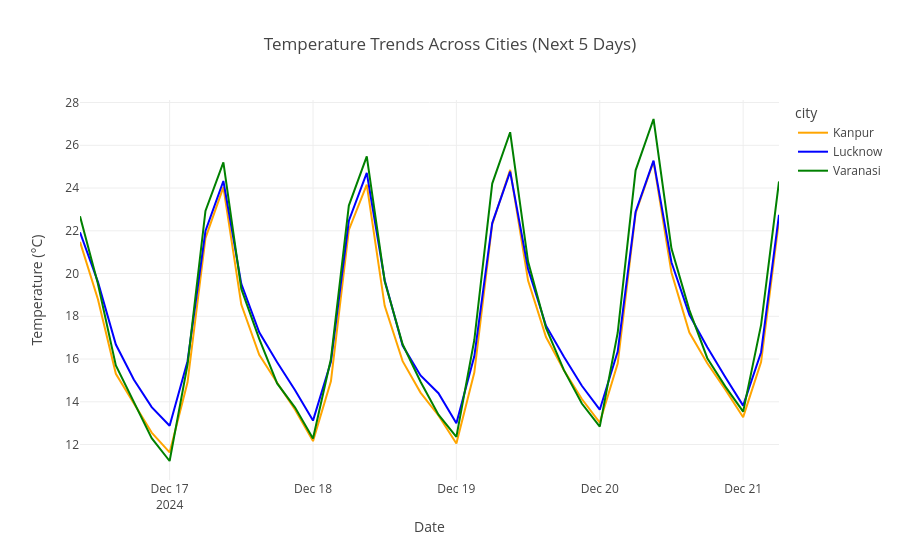
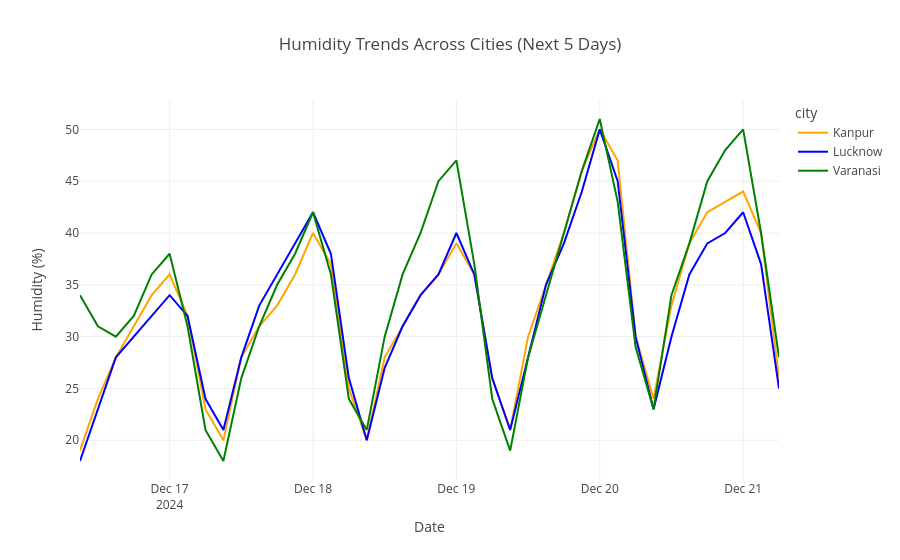
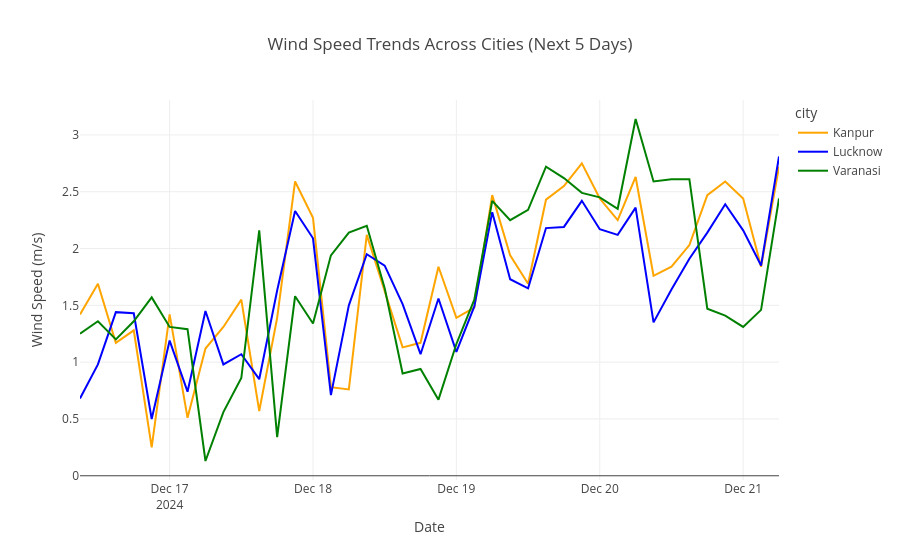
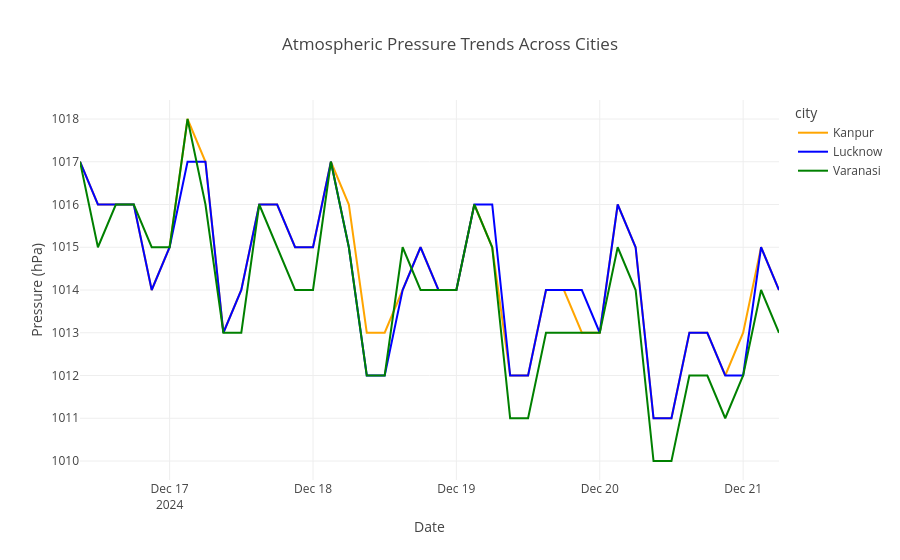

Here is the notebook cell these charts were saved with, in order:
### Code cell
import requests
import pandas as pd
import plotly.express as px
import folium
import seaborn as sns
import matplotlib.pyplot as plt
import streamlit as st

# Replace YOUR_API_KEY with your OpenWeatherMap API key
API_KEY = "b762473e4e7467407e4da136bce24238"

# Function to fetch weather data
def fetch_weather_data(city, days=5):
    url = f"http://api.openweathermap.org/data/2.5/forecast"
    params = {
        "q": city,
        "units": "metric",  # Use Celsius
        "cnt": days * 8,    # 8 data points per day
        "appid": API_KEY,
    }
    response = requests.get(url, params=params)
    if response.status_code == 200:
        return response.json()
    else:
        print("Error fetching data:", response.status_code, response.text)
        return None

# Process the data into a DataFrame
def process_weather_data(data):
    df = pd.DataFrame(data['list'])
    df['date'] = pd.to_datetime(df['dt_txt'])
    df['temperature'] = df['main'].apply(lambda x: x['temp'])
    df['humidity'] = df['main'].apply(lambda x: x['humidity'])
    df['wind_speed'] = df['wind'].apply(lambda x: x['speed'])
    df['pressure'] = df['main'].apply(lambda x: x['pressure'])
    df['cloud_coverage'] = df['clouds'].apply(lambda x: x['all'])
    df['visibility'] = df['visibility'] / 1000  # Convert visibility to kilometers
    df['weather'] = df['weather'].apply(lambda x: x[0]['description'])
    return df[['date', 'temperature', 'humidity', 'wind_speed', 'pressure', 'cloud_coverage', 'visibility', 'weather']]

# Fetch and process weather data
cities = ["Kanpur", "Lucknow", "Varanasi"]
dfs = []

for city in cities:
    data = fetch_weather_data(city, days=5)
    if data:
        df = process_weather_data(data)
        df['city'] = city  # Add a city column
        dfs.append(df)

# Combine data from all cities
df_combined = pd.concat(dfs)

# Color dictionary for cities
city_colors = {
    "Kanpur": "orange",
    "Lucknow": "blue",
    "Varanasi": "green"
}

# Visualization 1: Temperature Trends (Line Chart)
fig = px.line(
    df_combined,
    x="date",
    y="temperature",
    color="city",
    title="Temperature Trends Across Cities (Next 5 Days)",
    labels={"temperature": "Temperature (°C)", "date": "Date"},
    color_discrete_map=city_colors
)
fig.show()

# Visualization 2: Humidity Trends (Line Chart)
fig2 = px.line(
    df_combined,
    x="date",
    y="humidity",
    color="city",
    title="Humidity Trends Across Cities (Next 5 Days)",
    labels={"humidity": "Humidity (%)", "date": "Date"},
    color_discrete_map=city_colors
)
fig2.show()

# Visualization 3: Wind Speed Trends (Line Chart)
fig3 = px.line(
    df_combined,
    x="date",
    y="wind_speed",
    color="city",
    title="Wind Speed Trends Across Cities (Next 5 Days)",
    labels={"wind_speed": "Wind Speed (m/s)", "date": "Date"},
    color_discrete_map=city_colors
)
fig3.show()

# Visualization 4: Pressure Trends (Line Chart)
fig4 = px.line(
    df_combined,
    x="date",
    y="pressure",
    color="city",
    title="Atmospheric Pressure Trends Across Cities",
    labels={"pressure": "Pressure (hPa)", "date": "Date"},
    color_discrete_map=city_colors
)
fig4.show()

# Visualization 5: Heatmap of Temperature Across Cities
pivot_table = df_combined.pivot(index='date', columns='city', values='temperature')
plt.figure(figsize=(10, 6))
sns.heatmap(pivot_table, cmap="coolwarm", annot=True)
plt.title("Temperature Heatmap Across Cities")
plt.xlabel("City")
plt.ylabel("Date")
plt.show()

# Folium map with different colored markers for each city
latitude, longitude = 28.6139, 77.2090  # Coordinates for Delhi (change as needed)
m = folium.Map(location=[latitude, longitude], zoom_start=10)

for i, row in df_combined.iterrows():
    city = row['city']
    wind_speed = row['wind_speed']
    folium.CircleMarker(
        location=[latitude, longitude],
        radius=wind_speed / 2,
        popup=f"{city} - {row['date']} - Wind Speed: {wind_speed} m/s",
        color=city_colors[city],
        fill=True,
        fill_color=city_colors[city]
    ).add_to(m)

m.save("weather_map_colored.html")
print("Map saved as 'weather_map_colored.html'. Open it in a browser.")

### Figure 1 — Plotly figure (JSON) as saved in the notebook; plotly's stock layout.template omitted (floating-point values rounded to 4 significant figures)
{"data": [{"hovertemplate": "city=Kanpur<br>Date=%{x}<br>Temperature (°C)=%{y}<extra></extra>", "legendgroup": "Kanpur", "line": {"color": "orange", "dash": "solid"}, "marker": {"symbol": "circle"}, "mode": "lines", "name": "Kanpur", "orientation": "v", "showlegend": true, "type": "scatter", "x": ["2024-12-16T09:00:00", "2024-12-16T12:00:00", "2024-12-16T15:00:00", "2024-12-16T18:00:00", "2024-12-16T21:00:00", "2024-12-17T00:00:00", "2024-12-17T03:00:00", "2024-12-17T06:00:00", "2024-12-17T09:00:00", "2024-12-17T12:00:00", "2024-12-17T15:00:00", "2024-12-17T18:00:00", "2024-12-17T21:00:00", "2024-12-18T00:00:00", "2024-12-18T03:00:00", "2024-12-18T06:00:00", "2024-12-18T09:00:00", "2024-12-18T12:00:00", "2024-12-18T15:00:00", "2024-12-18T18:00:00", "2024-12-18T21:00:00", "2024-12-19T00:00:00", "2024-12-19T03:00:00", "2024-12-19T06:00:00", "2024-12-19T09:00:00", "2024-12-19T12:00:00", "2024-12-19T15:00:00", "2024-12-19T18:00:00", "2024-12-19T21:00:00", "2024-12-20T00:00:00", "2024-12-20T03:00:00", "2024-12-20T06:00:00", "2024-12-20T09:00:00", "2024-12-20T12:00:00", "2024-12-20T15:00:00", "2024-12-20T18:00:00", "2024-12-20T21:00:00", "2024-12-21T00:00:00", "2024-12-21T03:00:00", "2024-12-21T06:00:00"], "xaxis": "x", "y": [21.48, 18.8, 15.31, 13.93, 12.56, 11.63, 14.91, 21.66, 24.04, 18.55, 16.2, 14.89, 13.63, 12.16, 14.96, 22.04, 24.16, 18.49, 15.9, 14.43, 13.36, 12.05, 15.37, 22.31, 24.85, 19.67, 17.03, 15.47, 14.13, 13.03, 15.79, 22.82, 25.24, 20.05, 17.24, 15.8, 14.58, 13.28, 15.86, 22.49], "yaxis": "y"}, {"hovertemplate": "city=Lucknow<br>Date=%{x}<br>Temperature (°C)=%{y}<extra></extra>", "legendgroup": "Lucknow", "line": {"color": "blue", "dash": "solid"}, "marker": {"symbol": "circle"}, "mode": "lines", "name": "Lucknow", "orientation": "v", "showlegend": true, "type": "scatter", "x": ["2024-12-16T09:00:00", "2024-12-16T12:00:00", "2024-12-16T15:00:00", "2024-12-16T18:00:00", "2024-12-16T21:00:00", "2024-12-17T00:00:00", "2024-12-17T03:00:00", "2024-12-17T06:00:00", "2024-12-17T09:00:00", "2024-12-17T12:00:00", "2024-12-17T15:00:00", "2024-12-17T18:00:00", "2024-12-17T21:00:00", "2024-12-18T00:00:00", "2024-12-18T03:00:00", "2024-12-18T06:00:00", "2024-12-18T09:00:00", "2024-12-18T12:00:00", "2024-12-18T15:00:00", "2024-12-18T18:00:00", "2024-12-18T21:00:00", "2024-12-19T00:00:00", "2024-12-19T03:00:00", "2024-12-19T06:00:00", "2024-12-19T09:00:00", "2024-12-19T12:00:00", "2024-12-19T15:00:00", "2024-12-19T18:00:00", "2024-12-19T21:00:00", "2024-12-20T00:00:00", "2024-12-20T03:00:00", "2024-12-20T06:00:00", "2024-12-20T09:00:00", "2024-12-20T12:00:00", "2024-12-20T15:00:00", "2024-12-20T18:00:00", "2024-12-20T21:00:00", "2024-12-21T00:00:00", "2024-12-21T03:00:00", "2024-12-21T06:00:00"], "xaxis": "x", "y": [21.93, 19.61, 16.68, 15.04, 13.75, 12.88, 15.9, 21.99, 24.33, 19.52, 17.25, 15.85, 14.54, 13.12, 15.87, 22.47, 24.71, 19.69, 16.63, 15.23, 14.4, 13, 16.13, 22.36, 24.77, 20.21, 17.56, 16.11, 14.75, 13.63, 16.35, 22.89, 25.28, 20.53, 18.07, 16.55, 15.16, 13.82, 16.32, 22.75], "yaxis": "y"}, {"hovertemplate": "city=Varanasi<br>Date=%{x}<br>Temperature (°C)=%{y}<extra></extra>", "legendgroup": "Varanasi", "line": {"color": "green", "dash": "solid"}, "marker": {"symbol": "circle"}, "mode": "lines", "name": "Varanasi", "orientation": "v", "showlegend": true, "type": "scatter", "x": ["2024-12-16T09:00:00", "2024-12-16T12:00:00", "2024-12-16T15:00:00", "2024-12-16T18:00:00", "2024-12-16T21:00:00", "2024-12-17T00:00:00", "2024-12-17T03:00:00", "2024-12-17T06:00:00", "2024-12-17T09:00:00", "2024-12-17T12:00:00", "2024-12-17T15:00:00", "2024-12-17T18:00:00", "2024-12-17T21:00:00", "2024-12-18T00:00:00", "2024-12-18T03:00:00", "2024-12-18T06:00:00", "2024-12-18T09:00:00", "2024-12-18T12:00:00", "2024-12-18T15:00:00", "2024-12-18T18:00:00", "2024-12-18T21:00:00", "2024-12-19T00:00:00", "2024-12-19T03:00:00", "2024-12-19T06:00:00", "2024-12-19T09:00:00", "2024-12-19T12:00:00", "2024-12-19T15:00:00", "2024-12-19T18:00:00", "2024-12-19T21:00:00", "2024-12-20T00:00:00", "2024-12-20T03:00:00", "2024-12-20T06:00:00", "2024-12-20T09:00:00", "2024-12-20T12:00:00", "2024-12-20T15:00:00", "2024-12-20T18:00:00", "2024-12-20T21:00:00", "2024-12-21T00:00:00", "2024-12-21T03:00:00", "2024-12-21T06:00:00"], "xaxis": "x", "y": [22.68, 19.52, 15.7, 14, 12.3, 11.23, 15.74, 22.93, 25.2, 19.28, 16.94, 14.86, 13.73, 12.28, 16, 23.18, 25.48, 19.64, 16.69, 14.94, 13.4, 12.36, 16.89, 24.21, 26.61, 20.56, 17.46, 15.48, 13.92, 12.84, 17.23, 24.83, 27.23, 21.17, 18.29, 16.04, 14.72, 13.54, 17.6, 24.31], "yaxis": "y"}], "layout": {"autosize": true, "legend": {"title": {"text": "city"}, "tracegroupgap": 0}, "title": {"text": "Temperature Trends Across Cities (Next 5 Days)"}, "xaxis": {"anchor": "y", "autorange": true, "domain": [0, 1], "range": ["2024-12-16 09:00", "2024-12-21 06:00"], "title": {"text": "Date"}, "type": "date"}, "yaxis": {"anchor": "x", "autorange": true, "domain": [0, 1], "range": [10.34, 28.12], "title": {"text": "Temperature (°C)"}, "type": "linear"}}}

### Figure 2 — Plotly figure (JSON) as saved in the notebook; plotly's stock layout.template omitted (floating-point values rounded to 4 significant figures)
{"data": [{"hovertemplate": "city=Kanpur<br>Date=%{x}<br>Humidity (%)=%{y}<extra></extra>", "legendgroup": "Kanpur", "line": {"color": "orange", "dash": "solid"}, "marker": {"symbol": "circle"}, "mode": "lines", "name": "Kanpur", "orientation": "v", "showlegend": true, "type": "scatter", "x": ["2024-12-16T09:00:00", "2024-12-16T12:00:00", "2024-12-16T15:00:00", "2024-12-16T18:00:00", "2024-12-16T21:00:00", "2024-12-17T00:00:00", "2024-12-17T03:00:00", "2024-12-17T06:00:00", "2024-12-17T09:00:00", "2024-12-17T12:00:00", "2024-12-17T15:00:00", "2024-12-17T18:00:00", "2024-12-17T21:00:00", "2024-12-18T00:00:00", "2024-12-18T03:00:00", "2024-12-18T06:00:00", "2024-12-18T09:00:00", "2024-12-18T12:00:00", "2024-12-18T15:00:00", "2024-12-18T18:00:00", "2024-12-18T21:00:00", "2024-12-19T00:00:00", "2024-12-19T03:00:00", "2024-12-19T06:00:00", "2024-12-19T09:00:00", "2024-12-19T12:00:00", "2024-12-19T15:00:00", "2024-12-19T18:00:00", "2024-12-19T21:00:00", "2024-12-20T00:00:00", "2024-12-20T03:00:00", "2024-12-20T06:00:00", "2024-12-20T09:00:00", "2024-12-20T12:00:00", "2024-12-20T15:00:00", "2024-12-20T18:00:00", "2024-12-20T21:00:00", "2024-12-21T00:00:00", "2024-12-21T03:00:00", "2024-12-21T06:00:00"], "xaxis": "x", "y": [19, 24, 28, 31, 34, 36, 32, 23, 20, 28, 31, 33, 36, 40, 37, 25, 20, 28, 31, 34, 36, 39, 36, 26, 21, 30, 35, 40, 46, 50, 47, 30, 24, 33, 39, 42, 43, 44, 40, 26], "yaxis": "y"}, {"hovertemplate": "city=Lucknow<br>Date=%{x}<br>Humidity (%)=%{y}<extra></extra>", "legendgroup": "Lucknow", "line": {"color": "blue", "dash": "solid"}, "marker": {"symbol": "circle"}, "mode": "lines", "name": "Lucknow", "orientation": "v", "showlegend": true, "type": "scatter", "x": ["2024-12-16T09:00:00", "2024-12-16T12:00:00", "2024-12-16T15:00:00", "2024-12-16T18:00:00", "2024-12-16T21:00:00", "2024-12-17T00:00:00", "2024-12-17T03:00:00", "2024-12-17T06:00:00", "2024-12-17T09:00:00", "2024-12-17T12:00:00", "2024-12-17T15:00:00", "2024-12-17T18:00:00", "2024-12-17T21:00:00", "2024-12-18T00:00:00", "2024-12-18T03:00:00", "2024-12-18T06:00:00", "2024-12-18T09:00:00", "2024-12-18T12:00:00", "2024-12-18T15:00:00", "2024-12-18T18:00:00", "2024-12-18T21:00:00", "2024-12-19T00:00:00", "2024-12-19T03:00:00", "2024-12-19T06:00:00", "2024-12-19T09:00:00", "2024-12-19T12:00:00", "2024-12-19T15:00:00", "2024-12-19T18:00:00", "2024-12-19T21:00:00", "2024-12-20T00:00:00", "2024-12-20T03:00:00", "2024-12-20T06:00:00", "2024-12-20T09:00:00", "2024-12-20T12:00:00", "2024-12-20T15:00:00", "2024-12-20T18:00:00", "2024-12-20T21:00:00", "2024-12-21T00:00:00", "2024-12-21T03:00:00", "2024-12-21T06:00:00"], "xaxis": "x", "y": [18, 23, 28, 30, 32, 34, 32, 24, 21, 28, 33, 36, 39, 42, 38, 26, 20, 27, 31, 34, 36, 40, 36, 26, 21, 28, 35, 39, 44, 50, 45, 30, 23, 30, 36, 39, 40, 42, 37, 25], "yaxis": "y"}, {"hovertemplate": "city=Varanasi<br>Date=%{x}<br>Humidity (%)=%{y}<extra></extra>", "legendgroup": "Varanasi", "line": {"color": "green", "dash": "solid"}, "marker": {"symbol": "circle"}, "mode": "lines", "name": "Varanasi", "orientation": "v", "showlegend": true, "type": "scatter", "x": ["2024-12-16T09:00:00", "2024-12-16T12:00:00", "2024-12-16T15:00:00", "2024-12-16T18:00:00", "2024-12-16T21:00:00", "2024-12-17T00:00:00", "2024-12-17T03:00:00", "2024-12-17T06:00:00", "2024-12-17T09:00:00", "2024-12-17T12:00:00", "2024-12-17T15:00:00", "2024-12-17T18:00:00", "2024-12-17T21:00:00", "2024-12-18T00:00:00", "2024-12-18T03:00:00", "2024-12-18T06:00:00", "2024-12-18T09:00:00", "2024-12-18T12:00:00", "2024-12-18T15:00:00", "2024-12-18T18:00:00", "2024-12-18T21:00:00", "2024-12-19T00:00:00", "2024-12-19T03:00:00", "2024-12-19T06:00:00", "2024-12-19T09:00:00", "2024-12-19T12:00:00", "2024-12-19T15:00:00", "2024-12-19T18:00:00", "2024-12-19T21:00:00", "2024-12-20T00:00:00", "2024-12-20T03:00:00", "2024-12-20T06:00:00", "2024-12-20T09:00:00", "2024-12-20T12:00:00", "2024-12-20T15:00:00", "2024-12-20T18:00:00", "2024-12-20T21:00:00", "2024-12-21T00:00:00", "2024-12-21T03:00:00", "2024-12-21T06:00:00"], "xaxis": "x", "y": [34, 31, 30, 32, 36, 38, 31, 21, 18, 26, 31, 35, 38, 42, 36, 24, 21, 30, 36, 40, 45, 47, 37, 24, 19, 28, 34, 40, 46, 51, 43, 29, 23, 34, 39, 45, 48, 50, 40, 28], "yaxis": "y"}], "layout": {"autosize": true, "legend": {"title": {"text": "city"}, "tracegroupgap": 0}, "title": {"text": "Humidity Trends Across Cities (Next 5 Days)"}, "xaxis": {"anchor": "y", "autorange": true, "domain": [0, 1], "range": ["2024-12-16 09:00", "2024-12-21 06:00"], "title": {"text": "Date"}, "type": "date"}, "yaxis": {"anchor": "x", "autorange": true, "domain": [0, 1], "range": [16.17, 52.83], "title": {"text": "Humidity (%)"}, "type": "linear"}}}

### Figure 3 — Plotly figure (JSON) as saved in the notebook; plotly's stock layout.template omitted (floating-point values rounded to 4 significant figures)
{"data": [{"hovertemplate": "city=Kanpur<br>Date=%{x}<br>Wind Speed (m/s)=%{y}<extra></extra>", "legendgroup": "Kanpur", "line": {"color": "orange", "dash": "solid"}, "marker": {"symbol": "circle"}, "mode": "lines", "name": "Kanpur", "orientation": "v", "showlegend": true, "type": "scatter", "x": ["2024-12-16T09:00:00", "2024-12-16T12:00:00", "2024-12-16T15:00:00", "2024-12-16T18:00:00", "2024-12-16T21:00:00", "2024-12-17T00:00:00", "2024-12-17T03:00:00", "2024-12-17T06:00:00", "2024-12-17T09:00:00", "2024-12-17T12:00:00", "2024-12-17T15:00:00", "2024-12-17T18:00:00", "2024-12-17T21:00:00", "2024-12-18T00:00:00", "2024-12-18T03:00:00", "2024-12-18T06:00:00", "2024-12-18T09:00:00", "2024-12-18T12:00:00", "2024-12-18T15:00:00", "2024-12-18T18:00:00", "2024-12-18T21:00:00", "2024-12-19T00:00:00", "2024-12-19T03:00:00", "2024-12-19T06:00:00", "2024-12-19T09:00:00", "2024-12-19T12:00:00", "2024-12-19T15:00:00", "2024-12-19T18:00:00", "2024-12-19T21:00:00", "2024-12-20T00:00:00", "2024-12-20T03:00:00", "2024-12-20T06:00:00", "2024-12-20T09:00:00", "2024-12-20T12:00:00", "2024-12-20T15:00:00", "2024-12-20T18:00:00", "2024-12-20T21:00:00", "2024-12-21T00:00:00", "2024-12-21T03:00:00", "2024-12-21T06:00:00"], "xaxis": "x", "y": [1.42, 1.69, 1.17, 1.28, 0.25, 1.42, 0.51, 1.12, 1.31, 1.55, 0.57, 1.39, 2.59, 2.27, 0.78, 0.76, 2.12, 1.63, 1.13, 1.17, 1.84, 1.39, 1.48, 2.47, 1.94, 1.69, 2.43, 2.55, 2.75, 2.44, 2.25, 2.63, 1.76, 1.84, 2.03, 2.47, 2.59, 2.44, 1.84, 2.72], "yaxis": "y"}, {"hovertemplate": "city=Lucknow<br>Date=%{x}<br>Wind Speed (m/s)=%{y}<extra></extra>", "legendgroup": "Lucknow", "line": {"color": "blue", "dash": "solid"}, "marker": {"symbol": "circle"}, "mode": "lines", "name": "Lucknow", "orientation": "v", "showlegend": true, "type": "scatter", "x": ["2024-12-16T09:00:00", "2024-12-16T12:00:00", "2024-12-16T15:00:00", "2024-12-16T18:00:00", "2024-12-16T21:00:00", "2024-12-17T00:00:00", "2024-12-17T03:00:00", "2024-12-17T06:00:00", "2024-12-17T09:00:00", "2024-12-17T12:00:00", "2024-12-17T15:00:00", "2024-12-17T18:00:00", "2024-12-17T21:00:00", "2024-12-18T00:00:00", "2024-12-18T03:00:00", "2024-12-18T06:00:00", "2024-12-18T09:00:00", "2024-12-18T12:00:00", "2024-12-18T15:00:00", "2024-12-18T18:00:00", "2024-12-18T21:00:00", "2024-12-19T00:00:00", "2024-12-19T03:00:00", "2024-12-19T06:00:00", "2024-12-19T09:00:00", "2024-12-19T12:00:00", "2024-12-19T15:00:00", "2024-12-19T18:00:00", "2024-12-19T21:00:00", "2024-12-20T00:00:00", "2024-12-20T03:00:00", "2024-12-20T06:00:00", "2024-12-20T09:00:00", "2024-12-20T12:00:00", "2024-12-20T15:00:00", "2024-12-20T18:00:00", "2024-12-20T21:00:00", "2024-12-21T00:00:00", "2024-12-21T03:00:00", "2024-12-21T06:00:00"], "xaxis": "x", "y": [0.68, 0.98, 1.44, 1.43, 0.5, 1.19, 0.74, 1.45, 0.98, 1.07, 0.85, 1.63, 2.33, 2.09, 0.71, 1.5, 1.95, 1.85, 1.51, 1.07, 1.56, 1.09, 1.49, 2.32, 1.73, 1.65, 2.18, 2.19, 2.42, 2.17, 2.12, 2.36, 1.35, 1.64, 1.91, 2.14, 2.39, 2.16, 1.85, 2.81], "yaxis": "y"}, {"hovertemplate": "city=Varanasi<br>Date=%{x}<br>Wind Speed (m/s)=%{y}<extra></extra>", "legendgroup": "Varanasi", "line": {"color": "green", "dash": "solid"}, "marker": {"symbol": "circle"}, "mode": "lines", "name": "Varanasi", "orientation": "v", "showlegend": true, "type": "scatter", "x": ["2024-12-16T09:00:00", "2024-12-16T12:00:00", "2024-12-16T15:00:00", "2024-12-16T18:00:00", "2024-12-16T21:00:00", "2024-12-17T00:00:00", "2024-12-17T03:00:00", "2024-12-17T06:00:00", "2024-12-17T09:00:00", "2024-12-17T12:00:00", "2024-12-17T15:00:00", "2024-12-17T18:00:00", "2024-12-17T21:00:00", "2024-12-18T00:00:00", "2024-12-18T03:00:00", "2024-12-18T06:00:00", "2024-12-18T09:00:00", "2024-12-18T12:00:00", "2024-12-18T15:00:00", "2024-12-18T18:00:00", "2024-12-18T21:00:00", "2024-12-19T00:00:00", "2024-12-19T03:00:00", "2024-12-19T06:00:00", "2024-12-19T09:00:00", "2024-12-19T12:00:00", "2024-12-19T15:00:00", "2024-12-19T18:00:00", "2024-12-19T21:00:00", "2024-12-20T00:00:00", "2024-12-20T03:00:00", "2024-12-20T06:00:00", "2024-12-20T09:00:00", "2024-12-20T12:00:00", "2024-12-20T15:00:00", "2024-12-20T18:00:00", "2024-12-20T21:00:00", "2024-12-21T00:00:00", "2024-12-21T03:00:00", "2024-12-21T06:00:00"], "xaxis": "x", "y": [1.25, 1.36, 1.2, 1.36, 1.57, 1.31, 1.29, 0.13, 0.56, 0.86, 2.16, 0.34, 1.58, 1.34, 1.94, 2.14, 2.2, 1.65, 0.9, 0.94, 0.67, 1.16, 1.55, 2.42, 2.25, 2.34, 2.72, 2.62, 2.49, 2.45, 2.35, 3.14, 2.59, 2.61, 2.61, 1.47, 1.41, 1.31, 1.46, 2.44], "yaxis": "y"}], "layout": {"autosize": true, "legend": {"title": {"text": "city"}, "tracegroupgap": 0}, "title": {"text": "Wind Speed Trends Across Cities (Next 5 Days)"}, "xaxis": {"anchor": "y", "autorange": true, "domain": [0, 1], "range": ["2024-12-16 09:00", "2024-12-21 06:00"], "title": {"text": "Date"}, "type": "date"}, "yaxis": {"anchor": "x", "autorange": true, "domain": [0, 1], "range": [-0.03722, 3.307], "title": {"text": "Wind Speed (m/s)"}, "type": "linear"}}}

### Figure 4 — Plotly figure (JSON) as saved in the notebook; plotly's stock layout.template omitted (floating-point values rounded to 4 significant figures)
{"data": [{"hovertemplate": "city=Kanpur<br>Date=%{x}<br>Pressure (hPa)=%{y}<extra></extra>", "legendgroup": "Kanpur", "line": {"color": "orange", "dash": "solid"}, "marker": {"symbol": "circle"}, "mode": "lines", "name": "Kanpur", "orientation": "v", "showlegend": true, "type": "scatter", "x": ["2024-12-16T09:00:00", "2024-12-16T12:00:00", "2024-12-16T15:00:00", "2024-12-16T18:00:00", "2024-12-16T21:00:00", "2024-12-17T00:00:00", "2024-12-17T03:00:00", "2024-12-17T06:00:00", "2024-12-17T09:00:00", "2024-12-17T12:00:00", "2024-12-17T15:00:00", "2024-12-17T18:00:00", "2024-12-17T21:00:00", "2024-12-18T00:00:00", "2024-12-18T03:00:00", "2024-12-18T06:00:00", "2024-12-18T09:00:00", "2024-12-18T12:00:00", "2024-12-18T15:00:00", "2024-12-18T18:00:00", "2024-12-18T21:00:00", "2024-12-19T00:00:00", "2024-12-19T03:00:00", "2024-12-19T06:00:00", "2024-12-19T09:00:00", "2024-12-19T12:00:00", "2024-12-19T15:00:00", "2024-12-19T18:00:00", "2024-12-19T21:00:00", "2024-12-20T00:00:00", "2024-12-20T03:00:00", "2024-12-20T06:00:00", "2024-12-20T09:00:00", "2024-12-20T12:00:00", "2024-12-20T15:00:00", "2024-12-20T18:00:00", "2024-12-20T21:00:00", "2024-12-21T00:00:00", "2024-12-21T03:00:00", "2024-12-21T06:00:00"], "xaxis": "x", "y": [1017, 1016, 1016, 1016, 1014, 1015, 1018, 1017, 1013, 1014, 1016, 1016, 1015, 1015, 1017, 1016, 1013, 1013, 1014, 1015, 1014, 1014, 1016, 1015, 1012, 1012, 1014, 1014, 1013, 1013, 1016, 1015, 1011, 1011, 1013, 1013, 1012, 1013, 1015, 1014], "yaxis": "y"}, {"hovertemplate": "city=Lucknow<br>Date=%{x}<br>Pressure (hPa)=%{y}<extra></extra>", "legendgroup": "Lucknow", "line": {"color": "blue", "dash": "solid"}, "marker": {"symbol": "circle"}, "mode": "lines", "name": "Lucknow", "orientation": "v", "showlegend": true, "type": "scatter", "x": ["2024-12-16T09:00:00", "2024-12-16T12:00:00", "2024-12-16T15:00:00", "2024-12-16T18:00:00", "2024-12-16T21:00:00", "2024-12-17T00:00:00", "2024-12-17T03:00:00", "2024-12-17T06:00:00", "2024-12-17T09:00:00", "2024-12-17T12:00:00", "2024-12-17T15:00:00", "2024-12-17T18:00:00", "2024-12-17T21:00:00", "2024-12-18T00:00:00", "2024-12-18T03:00:00", "2024-12-18T06:00:00", "2024-12-18T09:00:00", "2024-12-18T12:00:00", "2024-12-18T15:00:00", "2024-12-18T18:00:00", "2024-12-18T21:00:00", "2024-12-19T00:00:00", "2024-12-19T03:00:00", "2024-12-19T06:00:00", "2024-12-19T09:00:00", "2024-12-19T12:00:00", "2024-12-19T15:00:00", "2024-12-19T18:00:00", "2024-12-19T21:00:00", "2024-12-20T00:00:00", "2024-12-20T03:00:00", "2024-12-20T06:00:00", "2024-12-20T09:00:00", "2024-12-20T12:00:00", "2024-12-20T15:00:00", "2024-12-20T18:00:00", "2024-12-20T21:00:00", "2024-12-21T00:00:00", "2024-12-21T03:00:00", "2024-12-21T06:00:00"], "xaxis": "x", "y": [1017, 1016, 1016, 1016, 1014, 1015, 1017, 1017, 1013, 1014, 1016, 1016, 1015, 1015, 1017, 1015, 1012, 1012, 1014, 1015, 1014, 1014, 1016, 1016, 1012, 1012, 1014, 1014, 1014, 1013, 1016, 1015, 1011, 1011, 1013, 1013, 1012, 1012, 1015, 1014], "yaxis": "y"}, {"hovertemplate": "city=Varanasi<br>Date=%{x}<br>Pressure (hPa)=%{y}<extra></extra>", "legendgroup": "Varanasi", "line": {"color": "green", "dash": "solid"}, "marker": {"symbol": "circle"}, "mode": "lines", "name": "Varanasi", "orientation": "v", "showlegend": true, "type": "scatter", "x": ["2024-12-16T09:00:00", "2024-12-16T12:00:00", "2024-12-16T15:00:00", "2024-12-16T18:00:00", "2024-12-16T21:00:00", "2024-12-17T00:00:00", "2024-12-17T03:00:00", "2024-12-17T06:00:00", "2024-12-17T09:00:00", "2024-12-17T12:00:00", "2024-12-17T15:00:00", "2024-12-17T18:00:00", "2024-12-17T21:00:00", "2024-12-18T00:00:00", "2024-12-18T03:00:00", "2024-12-18T06:00:00", "2024-12-18T09:00:00", "2024-12-18T12:00:00", "2024-12-18T15:00:00", "2024-12-18T18:00:00", "2024-12-18T21:00:00", "2024-12-19T00:00:00", "2024-12-19T03:00:00", "2024-12-19T06:00:00", "2024-12-19T09:00:00", "2024-12-19T12:00:00", "2024-12-19T15:00:00", "2024-12-19T18:00:00", "2024-12-19T21:00:00", "2024-12-20T00:00:00", "2024-12-20T03:00:00", "2024-12-20T06:00:00", "2024-12-20T09:00:00", "2024-12-20T12:00:00", "2024-12-20T15:00:00", "2024-12-20T18:00:00", "2024-12-20T21:00:00", "2024-12-21T00:00:00", "2024-12-21T03:00:00", "2024-12-21T06:00:00"], "xaxis": "x", "y": [1017, 1015, 1016, 1016, 1015, 1015, 1018, 1016, 1013, 1013, 1016, 1015, 1014, 1014, 1017, 1015, 1012, 1012, 1015, 1014, 1014, 1014, 1016, 1015, 1011, 1011, 1013, 1013, 1013, 1013, 1015, 1014, 1010, 1010, 1012, 1012, 1011, 1012, 1014, 1013], "yaxis": "y"}], "layout": {"autosize": true, "legend": {"title": {"text": "city"}, "tracegroupgap": 0}, "title": {"text": "Atmospheric Pressure Trends Across Cities"}, "xaxis": {"anchor": "y", "autorange": true, "domain": [0, 1], "range": ["2024-12-16 09:00", "2024-12-21 06:00"], "title": {"text": "Date"}, "type": "date"}, "yaxis": {"anchor": "x", "autorange": true, "domain": [0, 1], "range": [1010.0, 1018.0], "title": {"text": "Pressure (hPa)"}, "type": "linear"}}}
